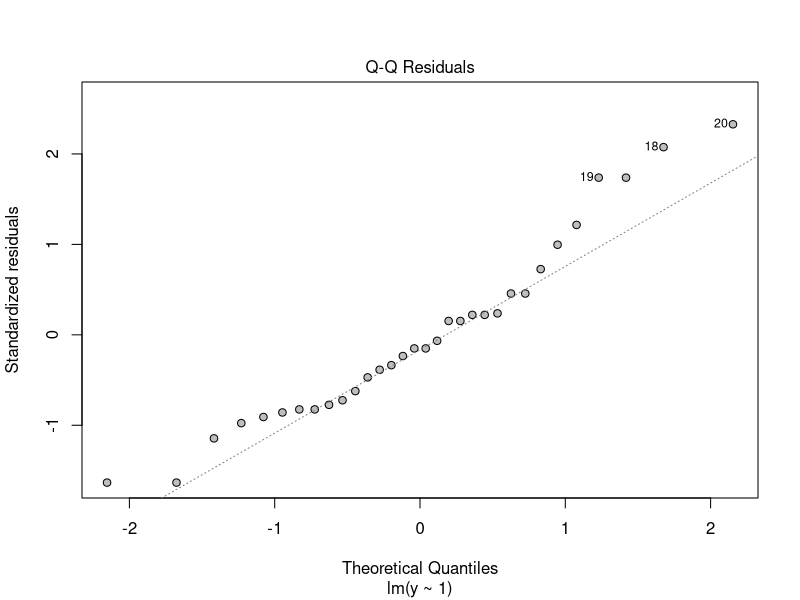
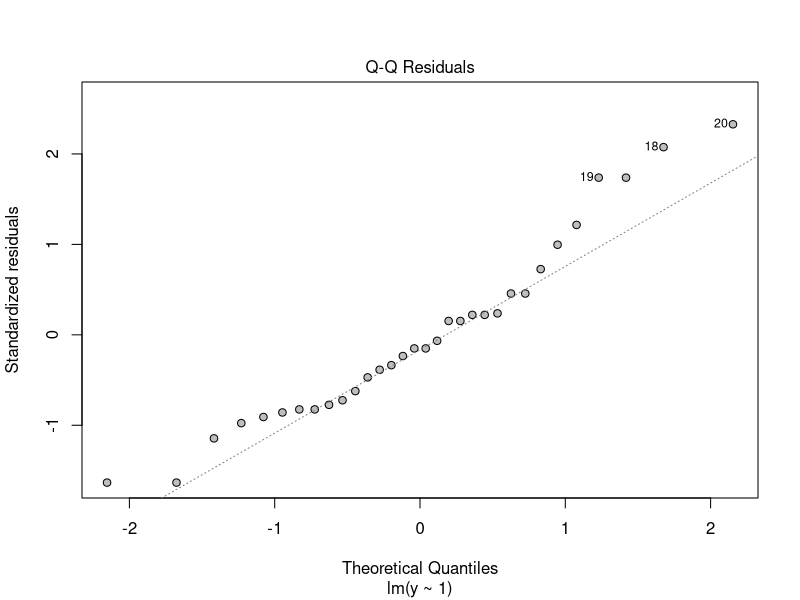
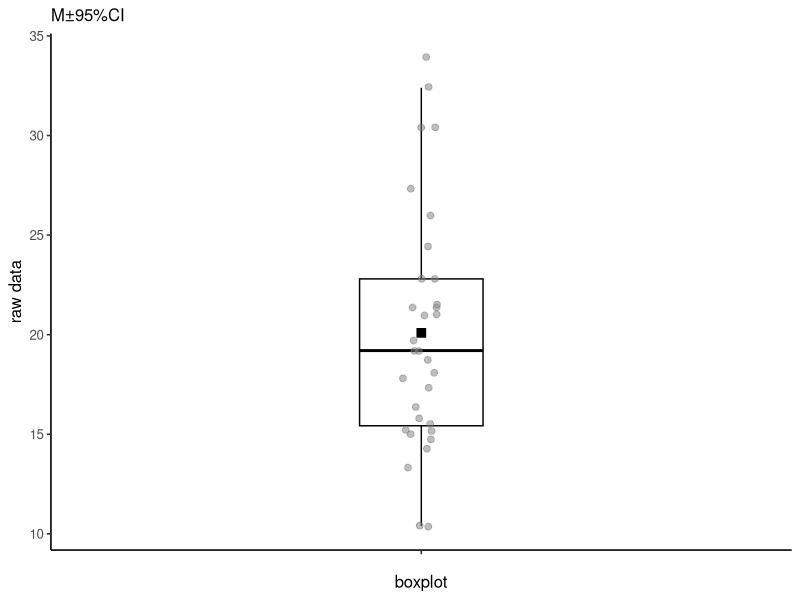
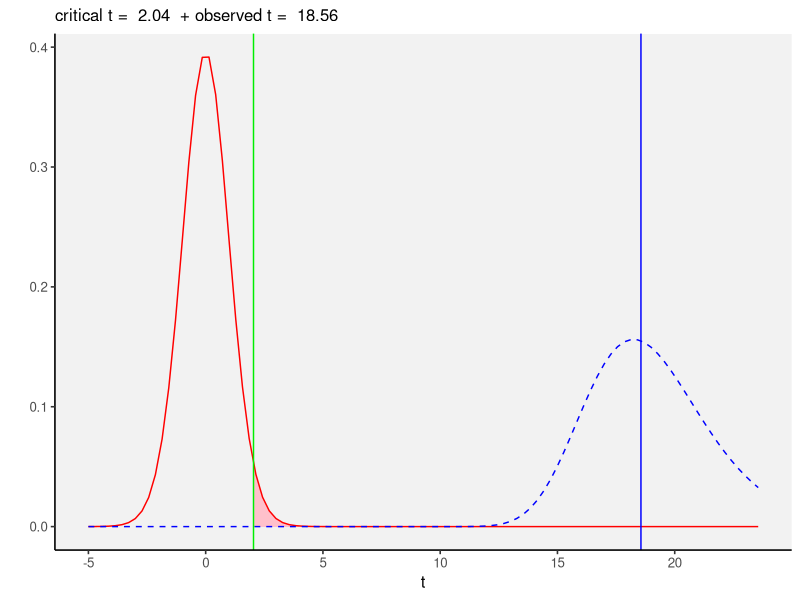
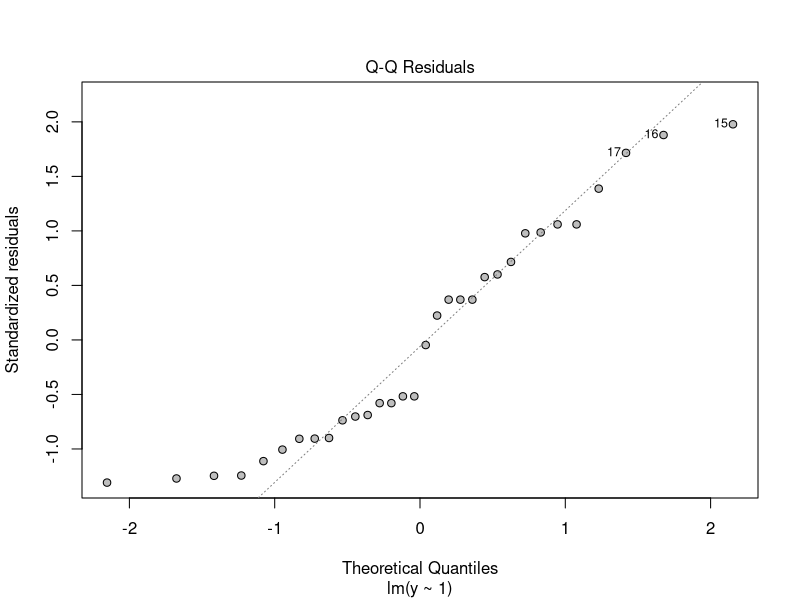
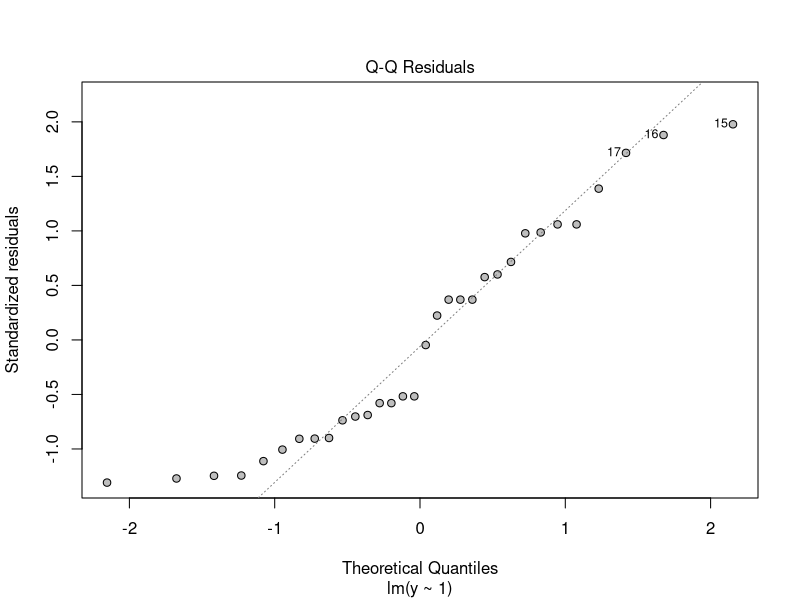
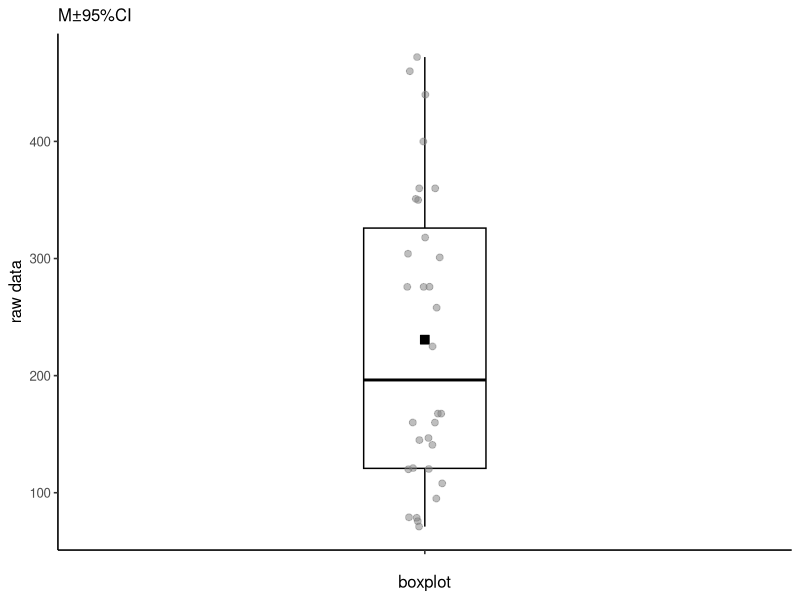
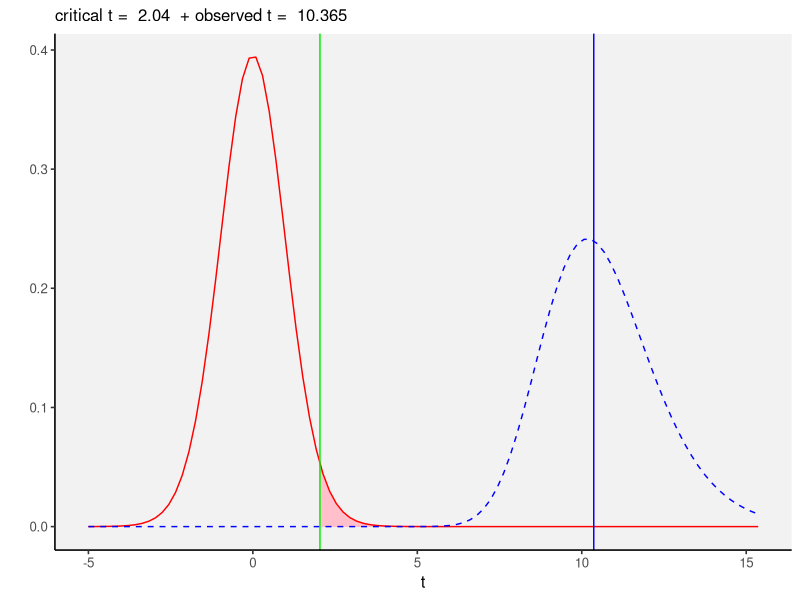

Source code (R) for these figures, in order:
data("mtcars")
library(ggplot2)
library(pwr)
d<-mtcars
x<-d$mpg

t_one <- function(y, m0 = 0, alpha = 0.05, 
                    alternative = "two.sided") {
  M <- mean(y) # moyenne
  df <- length(y)-1 # degre de liberte
  V <- var(y) #  variance
  S <- sqrt(V / df) # erreur standard
  t_observed <- (M - m0) / S #  t observe
  p <- if (alternative == "two.sided") {
    2 * pnorm(abs(t_observed), lower.tail = FALSE)
  } else if (alternative == "less") {
    pnorm(t_observed, lower.tail = TRUE)
  } else {
    pnorm(t_observed, lower.tail = FALSE)
  }
  
  t_critical <- if (alternative == "two.sided") { # t critique
    qt(alpha/2, df, lower.tail=FALSE)
  } else if (alternative == "less") {
    qt(alpha, df, lower.tail=TRUE)
  } else {
    qt(alpha, df, lower.tail=FALSE)
  }
  
  # intervalle de confiance autour de la moyenne
  LCL <- (M - S * qnorm(1 - alpha / 2)) # limite inferieure
  UCL <- (M + S * qnorm(1 - alpha / 2)) # limite superieure
  
  d_cohen <- (M - m0)/sqrt(V) # d de cohen
  power_posthoc<-pwr.t.test(n = length(x), 
                            d = d_cohen, 
                            sig.level = alpha,
                            type = "one.sample") # post hoc power
  power<-power_posthoc$power
  direction<-sign(t_observed) # direction du t observe
  
  linear_model<- lm(y ~ 1) 
  # modele lineaire utile pour detecter valeurs extremes
  rst<-rstudent(linear_model)
  # library(car)
  # outlierTest(linear_model)
  alpha_rst = qt(1-alpha / length(y), df)
  outlier<-data.frame(dv = y, rst = abs(rst))
  outlier$col <- ifelse(rst<abs(alpha_rst), "grey50", "black")
  
   boxplot <-
    ggplot(outlier, 
         aes(y = dv,x = "",
             label = 1:nrow(outlier)),
         color = col) +
     geom_boxplot(width = 0.2, col = "black",
                  outlier.shape = NA)+
     geom_jitter(aes(col = col),width = 0.03, alpha = 0.5,
                 size = 2)+
      scale_color_identity()+
     stat_summary(FUN = "mean", geom = "point", shape = 22, 
                  fill = "black", size = 3)+
    # geom_hline(yintercept = c(LCL, UCL), lty = "dotted") +
    guides(col = F)+
    theme_classic(base_size = 12)+
    labs(x = "boxplot",
         y = "raw data",
         subtitle = paste("M", "95%CI",
                          sep = "\u00B1"),
                          "+ larger studentized residual = ",
                          round(max(rst),2),
                          " (cutoff = ", round(alpha_rst,2),")")
  
   
   plot(linear_model, which = 2,  bg = alpha("grey50", 0.5),pch = 21)
   qqplot<-recordPlot()
   
   mini<--5
   maxi<-abs(t_observed) + 5
  
  t_plot<-
    ggplot(data.frame(x = c(mini, maxi)), aes(x)) +
    stat_function(fun = dt, args =list(df =df),
                  xlim = c(abs(t_critical),4),
                  geom = "area", fill = "pink") +
    # fill alpha area H0
    stat_function(fun = dt, args =list(df =df),
                  col = "red") +
    # curve H0 
    stat_function(fun = dt, args =list(df =df,ncp = abs(t_observed)),
                  xlim = c(mini, abs(t_critical)),
                  geom = "area", fill = alpha("blue",0.3))+
    # fill alpha area non central distribution 
    stat_function(fun = dt, args =list(df =df, ncp = abs(t_observed)),
                  col = "blue", lty = "dashed")+
    # curve alpha area non central distribution 
    geom_vline(xintercept = t_critical,
               col = "green2")+
    geom_vline(xintercept = abs(t_observed),
               col = "blue")+
    labs(x = "t", y = "", 
         subtitle = paste("critical t = ",round(t_critical,3),
                          " + observed t = ", round(t_observed,3)))+
    theme_classic(base_size = 12)+
    theme(panel.background = element_rect(fill = "grey95"))
  
  
  result <- paste0("t(", df,") = ",
                   round(t_observed,2),
                   ", p = ", format.pval(p),
                   ", d = ", round(d_cohen,2),
                   ", M = ", round(M,2),
                   ", 95% CI [", round(LCL,2),
                   "; ", round(UCL,2),
                   "], SD = ", round(sqrt(V),2))
  
  value <- list(mean = M, # liste des valeurs a imprimer
                m0 = m0, 
                variance = V,
                sd = sqrt(V),
                df = df,
                alpha = alpha,
                beta = 1- power,
                power = power,
                t_observed = t_observed,
                t_critical = t_critical,
                p.value = p, 
                LCL = LCL, 
                UCL = UCL, 
                qqplot = qqplot,
                boxplot = boxplot,
                t_plot = t_plot,
                cohens_d = d_cohen,
                alternative = alternative,
                result = result)

  return(value)
}

t_one(d$mpg)
t_one(mtcars$disp)
